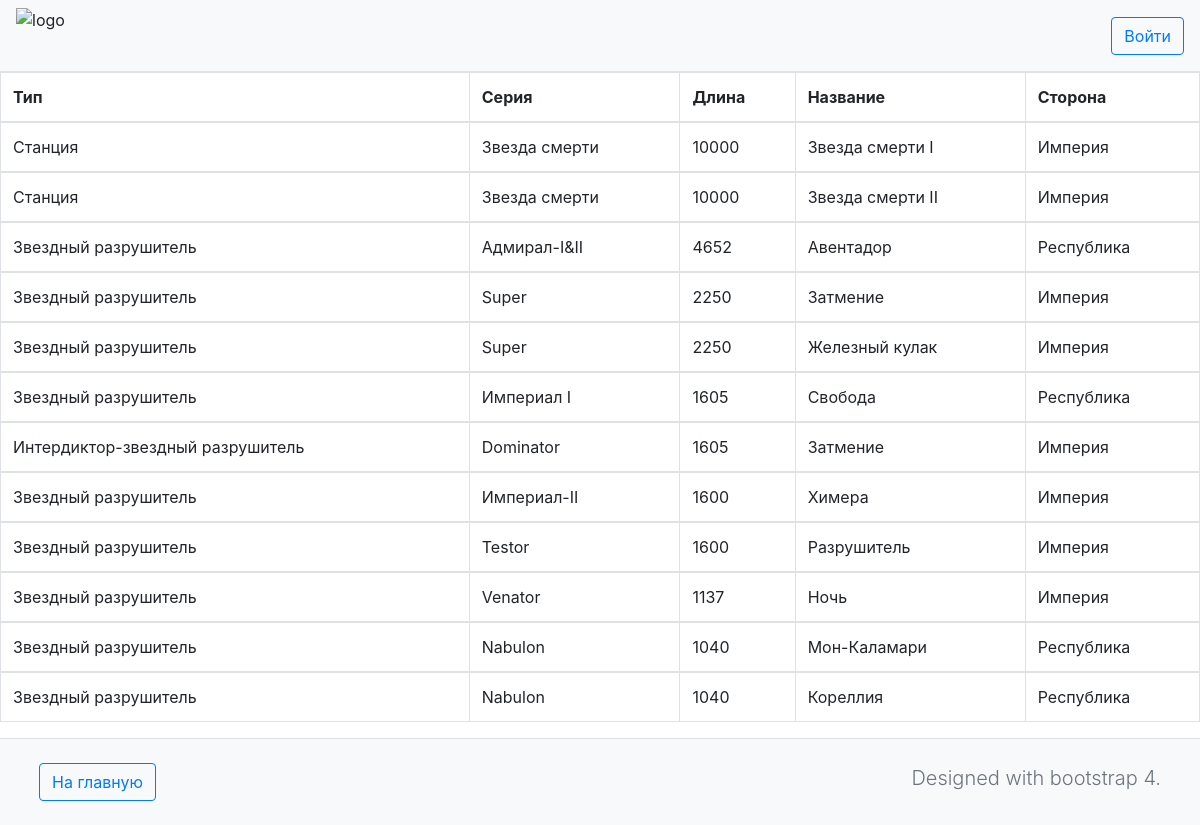
Page /long_ships/ on the committed database.
### lists/models.py (models this page shows, shortened)
class Ship(models.Model):
    type = models.ForeignKey(Type, on_delete=models.CASCADE)
    series = models.ForeignKey(Series, on_delete=models.CASCADE)
    lenght = models.IntegerField()
    name = models.CharField(max_length=128)
    side = models.ForeignKey(Side, on_delete=models.CASCADE)

class Type(models.Model):
    type = models.CharField(max_length=128, unique=True, primary_key=True)
    def __str__(self):
        return self.type

class Series(models.Model):
    series = models.CharField(max_length=128, unique=True, primary_key=True)
    class Meta:
        verbose_name_plural = 'Series'
    def __str__(self):
        return self.series

class Side(models.Model):
    side = models.CharField(max_length=128, unique=True, primary_key=True)
    def __str__(self):
        return self.side

### lists/views.py (the view)
# urls.py: path('long_ships/', views.long),
def long(request):
    long_ships = Ship.objects.filter(lenght__gt=1000).order_by('-lenght')
    context_dict = {'ships': long_ships}
    return render(request, 'long.html', context_dict)

### templates/long.html (shortened to what this page needs)
<!DOCTYPE html>
{% extends 'base.html' %}
{% load staticfiles %}
{% block body_block %}
    {% if ships %}
    <table class="table table-hover table-bordered">
        <thead>
            <tr class="active">
                <th>Тип</th>
                <th>Серия</th>
                <th>Длина</th>
                <th>Название</th>
                <th>Сторона</th>
            </tr>
        </thead>
        {% for ship in ships %}
        <tbody>
            <tr>
                <td>{{ ship.type }}</td>
                <td>{{ ship.series }}</td>
                <td>{{ ship.lenght }}</td>
                <td>{{ ship.name }}</td>
                <td>{{ ship.side }}</td>
            </tr>
        {% endfor %}
        </tbody>
    </table>
    {% else %}
        <p>There are no ships!</p>
    {% endif %}
{% endblock %}

### rows in the picture
Ship: type "Станция", series "Звезда смерти", lenght "10000", name "Звезда смерти I", side "Империя"
Ship: type "Станция", series "Звезда смерти", lenght "10000", name "Звезда смерти II", side "Империя"
Ship: type "Звездный разрушитель", series "Адмирал-I&II", lenght "4652", name "Авентадор", side "Республика"
Ship: type "Звездный разрушитель", series "Super", lenght "2250", name "Затмение", side "Империя"
Ship: type "Звездный разрушитель", series "Super", lenght "2250", name "Железный кулак", side "Империя"
Ship: type "Звездный разрушитель", series "Империал I", lenght "1605", name "Свобода", side "Республика"
Ship: type "Интердиктор-звездный разрушитель", series "Dominator", lenght "1605", name "Затмение", side "Империя"
Ship: type "Звездный разрушитель", series "Империал-II", lenght "1600", name "Химера", side "Империя"
Ship: type "Звездный разрушитель", series "Testor", lenght "1600", name "Разрушитель", side "Империя"
Ship: type "Звездный разрушитель", series "Venator", lenght "1137", name "Ночь", side "Империя"
Ship: type "Звездный разрушитель", series "Nabulon", lenght "1040", name "Мон-Каламари", side "Республика"
Ship: type "Звездный разрушитель", series "Nabulon", lenght "1040", name "Кореллия", side "Республика"
